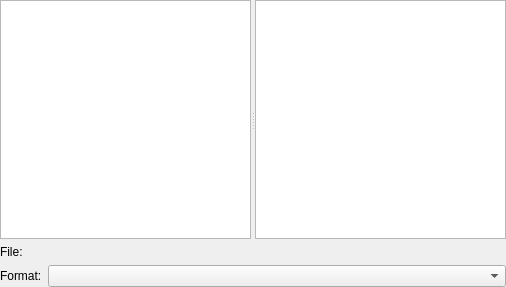
<?xml version="1.0" encoding="UTF-8"?>
<ui version="4.0">
 <class>exportDialogForm</class>
 <widget class="QWidget" name="exportDialogForm">
  <property name="geometry">
   <rect>
    <x>0</x>
    <y>0</y>
    <width>506</width>
    <height>287</height>
   </rect>
  </property>
  <layout class="QGridLayout">
   <property name="leftMargin">
    <number>0</number>
   </property>
   <property name="topMargin">
    <number>0</number>
   </property>
   <property name="rightMargin">
    <number>0</number>
   </property>
   <property name="bottomMargin">
    <number>0</number>
   </property>
   <property name="horizontalSpacing">
    <number>6</number>
   </property>
   <item row="0" column="0" rowspan="2" colspan="3">
    <widget class="QSplitter" name="splitter">
     <property name="sizePolicy">
      <sizepolicy hsizetype="Expanding" vsizetype="Expanding">
       <horstretch>0</horstretch>
       <verstretch>0</verstretch>
      </sizepolicy>
     </property>
     <property name="lineWidth">
      <number>1</number>
     </property>
     <property name="orientation">
      <enum>Qt::Horizontal</enum>
     </property>
     <property name="childrenCollapsible">
      <bool>true</bool>
     </property>
     <widget class="QListWidget" name="elementListWidget">
      <property name="selectionMode">
       <enum>QAbstractItemView::MultiSelection</enum>
      </property>
     </widget>
     <widget class="QListWidget" name="propertyListWidget">
      <property name="selectionMode">
       <enum>QAbstractItemView::MultiSelection</enum>
      </property>
     </widget>
    </widget>
   </item>
   <item row="2" column="0">
    <widget class="QLabel" name="label">
     <property name="sizePolicy">
      <sizepolicy hsizetype="Fixed" vsizetype="Preferred">
       <horstretch>0</horstretch>
       <verstretch>0</verstretch>
      </sizepolicy>
     </property>
     <property name="text">
      <string>File:</string>
     </property>
    </widget>
   </item>
   <item row="2" column="1" colspan="2">
    <widget class="KUrlRequester" name="targetFile">
     <property name="sizePolicy">
      <sizepolicy hsizetype="Expanding" vsizetype="Fixed">
       <horstretch>0</horstretch>
       <verstretch>0</verstretch>
      </sizepolicy>
     </property>
    </widget>
   </item>
   <item row="3" column="0">
    <widget class="QLabel" name="label_2">
     <property name="text">
      <string>Format:</string>
     </property>
    </widget>
   </item>
   <item row="3" column="1" colspan="2">
    <widget class="KComboBox" name="formatList"/>
   </item>
  </layout>
 </widget>
 <customwidgets>
  <customwidget>
   <class>KComboBox</class>
   <extends>QComboBox</extends>
   <header>kcombobox.h</header>
  </customwidget>
  <customwidget>
   <class>KUrlRequester</class>
   <extends>QWidget</extends>
   <header>kurlrequester.h</header>
  </customwidget>
 </customwidgets>
 <resources/>
 <connections/>
</ui>
